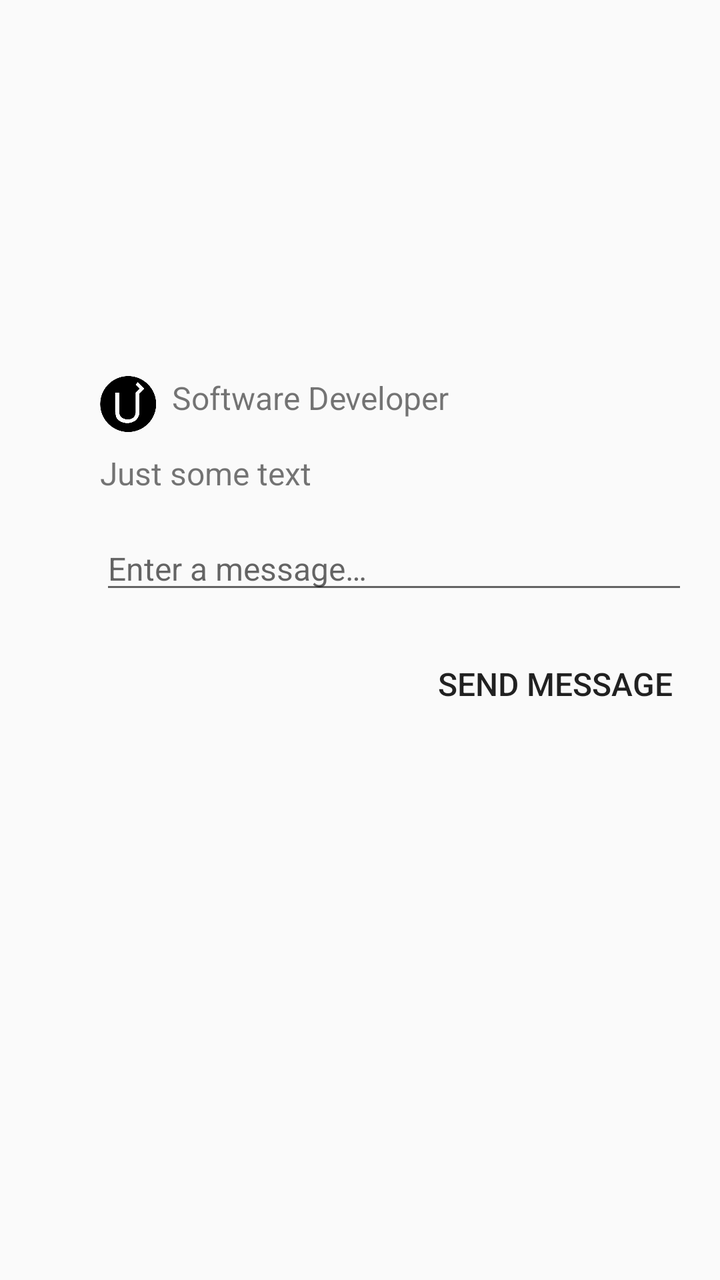
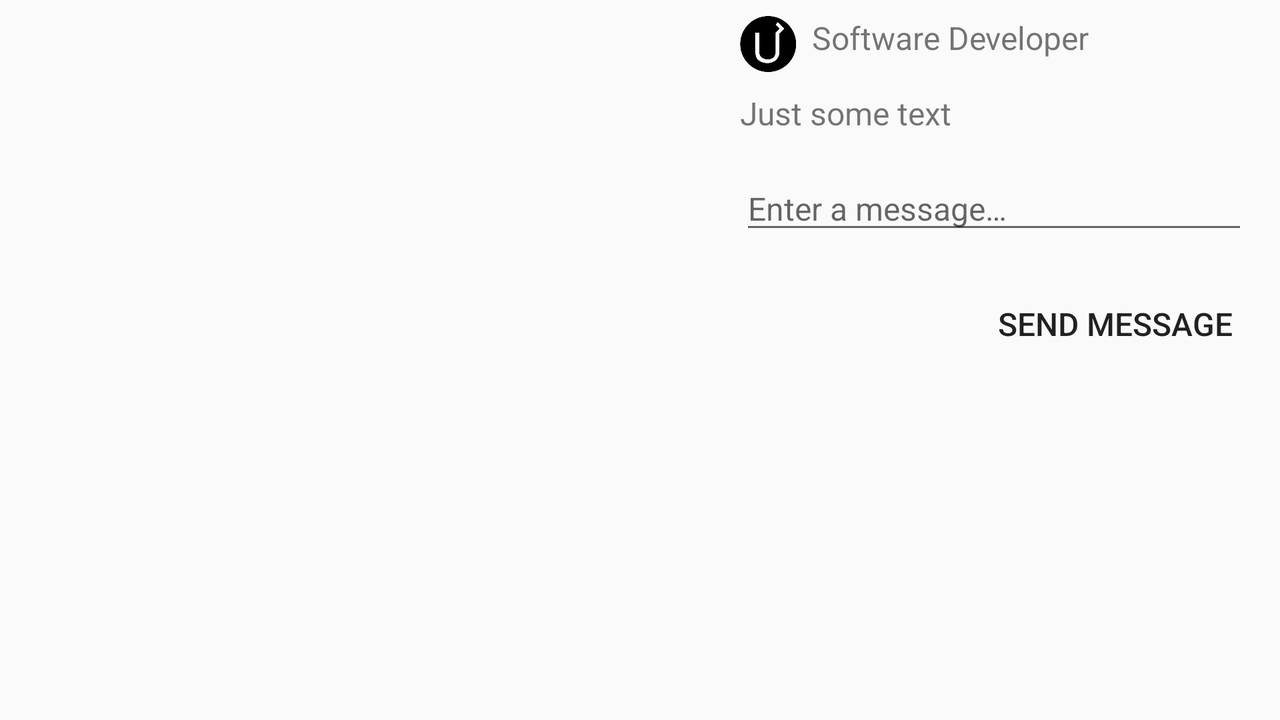

Compare how this app lays out the same screen by default and in its alternative resource folder. The renders come first, then the two layout files and the values they reference.
<!-- AndroidManifest.xml: application theme AppTheme -->
<!-- res/layout/activity_main.xml -->
<?xml version="1.0" encoding="utf-8"?>
<LinearLayout xmlns:android="http://schemas.android.com/apk/res/android"
    xmlns:app="http://schemas.android.com/apk/res-auto"
    android:id="@+id/content"
    android:layout_width="match_parent"
    android:layout_height="match_parent"
    android:orientation="vertical">

    <ImageView
        android:id="@+id/imagePhoto"
        android:layout_width="match_parent"
        android:layout_height="@dimen/photo_height"
        android:background="@drawable/bc_photo"
        android:contentDescription="@string/photo_description"
        android:scaleType="centerCrop"
        app:srcCompat="@drawable/bc_photo" />

    <TableRow
        android:layout_width="match_parent"
        android:layout_height="wrap_content">

        <ImageView
            android:id="@+id/imageView"
            android:layout_width="@dimen/icon_size"
            android:layout_height="@dimen/icon_size"
            android:layout_marginStart="@dimen/left_margin"
            android:layout_marginTop="@dimen/all_other_margins"
            android:contentDescription="@string/uu_logo"
            app:srcCompat="@drawable/uu_logo" />

        <TextView
            android:id="@+id/keyInfo"
            android:layout_width="match_parent"
            android:layout_height="wrap_content"
            android:layout_marginBottom="@dimen/all_other_margins"
            android:layout_marginEnd="@dimen/right_margin"
            android:layout_marginStart="@dimen/all_other_margins"
            android:layout_marginTop="@dimen/all_other_margins"
            android:text="@string/key_info_text"
            android:textSize="@dimen/common_text" />
    </TableRow>

    <TextView
        android:id="@+id/descriptionText"
        android:layout_width="match_parent"
        android:layout_height="wrap_content"
        android:layout_marginBottom="@dimen/all_other_margins"
        android:layout_marginEnd="@dimen/right_margin"
        android:layout_marginStart="@dimen/left_margin"
        android:layout_marginTop="@dimen/all_other_margins"
        android:text="@string/description_text"
        android:textSize="@dimen/common_text" />

    <EditText
        android:id="@+id/editText"
        android:layout_width="match_parent"
        android:layout_height="wrap_content"
        android:layout_marginBottom="@dimen/all_other_margins"
        android:layout_marginEnd="@dimen/right_margin"
        android:layout_marginStart="@dimen/left_margin"
        android:layout_marginTop="@dimen/all_other_margins"
        android:maxLength="250"
        android:hint="@string/hint_text"
        android:inputType="textPersonName"
        android:textSize="@dimen/common_text" />

    <Button
        android:id="@+id/buttonSend"
        android:layout_width="wrap_content"
        android:layout_height="wrap_content"
        android:layout_gravity="end"
        android:layout_marginBottom="@dimen/all_other_margins"
        android:layout_marginEnd="@dimen/right_margin"
        android:layout_marginStart="@dimen/left_margin"
        android:layout_marginTop="@dimen/all_other_margins"
        android:background="@android:color/transparent"
        android:elevation="0dp"
        android:paddingEnd="@dimen/all_other_margins"
        android:paddingStart="@dimen/all_other_margins"
        android:text="@string/button_send_text"
        android:textAlignment="textEnd"
        android:textSize="@dimen/common_text" />

    <TableRow
        android:layout_width="match_parent"
        android:layout_height="wrap_content"
        android:layout_marginBottom="@dimen/right_margin"
        android:gravity="center">

        <ImageView
            android:id="@+id/fbIcon"
            android:layout_width="@dimen/icon_size"
            android:layout_height="@dimen/icon_size"
            android:layout_marginEnd="@dimen/all_other_margins"
            android:clickable="true"
            android:contentDescription="@string/fb_logo"
            android:scaleType="fitCenter"
            app:srcCompat="@drawable/fb_logo"
            android:focusable="true" />

        <ImageView
            android:id="@+id/vkIcon"
            android:layout_width="@dimen/icon_size"
            android:layout_height="@dimen/icon_size"
            android:layout_marginStart="@dimen/all_other_margins"
            android:clickable="true"
            android:contentDescription="@string/vk_logo"
            android:scaleType="fitCenter"
            app:srcCompat="@drawable/vk_logo"
            android:focusable="true" />
    </TableRow>
</LinearLayout>
<!-- resources referenced by this layout -->
<resources>
  <dimen name="all_other_margins">8dp</dimen>
  <dimen name="common_text">16sp</dimen>
  <dimen name="icon_size">28dp</dimen>
  <dimen name="left_margin">50dp</dimen>
  <dimen name="photo_height">180dp</dimen>
  <dimen name="right_margin">16dp</dimen>
  <!-- drawable uu_logo: png bitmap (drawable, 4148 bytes) -->
  <string name="button_send_text">Send message</string>
  <string name="description_text">Just some text</string>
  <string name="fb_logo">FB logo</string>
  <string name="hint_text">Enter a message…</string>
  <string name="key_info_text">Software Developer</string>
  <string name="photo_description">Photo</string>
  <string name="uu_logo">UU logo</string>
  <string name="vk_logo">VK logo</string>
  <style name="AppTheme" parent="Theme.AppCompat.Light.NoActionBar">
          
          <item name="colorPrimary">@color/colorPrimary</item>
          <item name="colorPrimaryDark">@color/colorPrimaryDark</item>
          <item name="colorAccent">@color/colorAccent</item>
      </style>
</resources>
<!-- res/layout-land/activity_main.xml (the author's variant of the layout above) -->
<!-- drawn on the phone turned sideways -->
<?xml version="1.0" encoding="utf-8"?>
<LinearLayout xmlns:android="http://schemas.android.com/apk/res/android"
    xmlns:app="http://schemas.android.com/apk/res-auto"
    android:id="@+id/contentHorizont"
    android:layout_width="match_parent"
    android:layout_height="match_parent"
    android:baselineAligned="false"
    android:orientation="horizontal">

    <LinearLayout
        android:layout_width="match_parent"
        android:layout_height="match_parent"
        android:layout_weight="1"
        android:orientation="vertical">

        <ImageView
            android:id="@+id/imagePhoto"
            android:layout_width="match_parent"
            android:layout_height="match_parent"
            android:background="@drawable/bc_photo"
            android:contentDescription="@string/photo_description"
            android:scaleType="centerCrop"
            app:srcCompat="@drawable/bc_photo" />

    </LinearLayout>

    <LinearLayout
        android:id="@+id/content"
        android:layout_width="match_parent"
        android:layout_height="wrap_content"
        android:layout_weight="1"
        android:orientation="vertical">

        <TableRow
            android:layout_width="match_parent"
            android:layout_height="wrap_content">

            <ImageView
                android:id="@+id/imageView"
                android:layout_width="@dimen/icon_size"
                android:layout_height="@dimen/icon_size"
                android:layout_marginStart="@dimen/left_margin"
                android:layout_marginTop="@dimen/all_other_margins"
                android:contentDescription="@string/uu_logo"
                app:srcCompat="@drawable/uu_logo" />

            <TextView
                android:id="@+id/keyInfo"
                android:layout_width="match_parent"
                android:layout_height="wrap_content"
                android:layout_marginBottom="@dimen/all_other_margins"
                android:layout_marginEnd="@dimen/right_margin"
                android:layout_marginStart="@dimen/all_other_margins"
                android:layout_marginTop="@dimen/all_other_margins"
                android:text="@string/key_info_text"
                android:textSize="@dimen/common_text" />

        </TableRow>

        <TextView
            android:id="@+id/descriptionText"
            android:layout_width="match_parent"
            android:layout_height="wrap_content"
            android:layout_marginBottom="@dimen/all_other_margins"
            android:layout_marginEnd="@dimen/right_margin"
            android:layout_marginStart="@dimen/left_margin"
            android:layout_marginTop="@dimen/all_other_margins"
            android:text="@string/description_text"
            android:textSize="@dimen/common_text" />

        <EditText
            android:id="@+id/editText"
            android:layout_width="match_parent"
            android:layout_height="wrap_content"
            android:layout_marginBottom="@dimen/all_other_margins"
            android:layout_marginEnd="@dimen/right_margin"
            android:layout_marginStart="@dimen/left_margin"
            android:layout_marginTop="@dimen/all_other_margins"
            android:maxLength="250"
            android:hint="@string/hint_text"
            android:inputType="textPersonName"
            android:textSize="@dimen/common_text" />

        <Button
            android:id="@+id/buttonSend"
            android:layout_width="wrap_content"
            android:layout_height="wrap_content"
            android:layout_gravity="end"
            android:layout_marginBottom="@dimen/all_other_margins"
            android:layout_marginEnd="@dimen/right_margin"
            android:layout_marginStart="@dimen/left_margin"
            android:layout_marginTop="@dimen/all_other_margins"
            android:background="@android:color/transparent"
            android:elevation="0dp"
            android:paddingEnd="@dimen/all_other_margins"
            android:paddingStart="@dimen/all_other_margins"
            android:text="@string/button_send_text"
            android:textAlignment="textEnd"
            android:textSize="@dimen/common_text" />

        <TableRow
            android:layout_width="match_parent"
            android:layout_height="match_parent"
            android:layout_marginBottom="@dimen/right_margin"
            android:gravity="center">

            <ImageView
                android:id="@+id/fbIcon"
                android:layout_width="@dimen/icon_size"
                android:layout_height="@dimen/icon_size"
                android:layout_marginEnd="@dimen/all_other_margins"
                android:clickable="true"
                android:contentDescription="@string/fb_logo"
                android:focusable="true"
                android:scaleType="fitCenter"
                app:srcCompat="@drawable/fb_logo" />

            <ImageView
                android:id="@+id/vkIcon"
                android:layout_width="@dimen/icon_size"
                android:layout_height="@dimen/icon_size"
                android:layout_marginStart="@dimen/all_other_margins"
                android:clickable="true"
                android:contentDescription="@string/vk_logo"
                android:focusable="true"
                android:scaleType="fitCenter"
                app:srcCompat="@drawable/vk_logo" />
        </TableRow>

    </LinearLayout>

</LinearLayout>
<!-- resources referenced by the variant -->
<!-- as the phone turned sideways resolves them -->
<resources>
  <dimen name="all_other_margins">8dp</dimen>
  <dimen name="common_text">16sp</dimen>
  <dimen name="icon_size">28dp</dimen>
  <dimen name="left_margin">50dp</dimen>
  <dimen name="right_margin">16dp</dimen>
  <!-- drawable uu_logo: png bitmap (drawable, 4148 bytes) -->
  <string name="button_send_text">Send message</string>
  <string name="description_text">Just some text</string>
  <string name="fb_logo">FB logo</string>
  <string name="hint_text">Enter a message…</string>
  <string name="key_info_text">Software Developer</string>
  <string name="photo_description">Photo</string>
  <string name="uu_logo">UU logo</string>
  <string name="vk_logo">VK logo</string>
  <style name="AppTheme" parent="Theme.AppCompat.Light.NoActionBar">
          
          <item name="colorPrimary">@color/colorPrimary</item>
          <item name="colorPrimaryDark">@color/colorPrimaryDark</item>
          <item name="colorAccent">@color/colorAccent</item>
      </style>
</resources>
